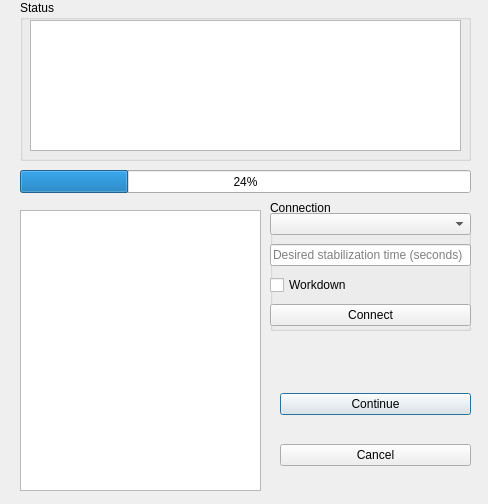
<?xml version="1.0" encoding="UTF-8"?>
<ui version="4.0">
 <class>Dialog</class>
 <widget class="QDialog" name="Dialog">
  <property name="geometry">
   <rect>
    <x>0</x>
    <y>0</y>
    <width>488</width>
    <height>504</height>
   </rect>
  </property>
  <property name="windowTitle">
   <string>Dialog</string>
  </property>
  <widget class="QGroupBox" name="groupBox">
   <property name="geometry">
    <rect>
     <x>20</x>
     <y>0</y>
     <width>451</width>
     <height>161</height>
    </rect>
   </property>
   <property name="title">
    <string>Status</string>
   </property>
   <widget class="QTextEdit" name="statusBrowser">
    <property name="geometry">
     <rect>
      <x>10</x>
      <y>20</y>
      <width>431</width>
      <height>131</height>
     </rect>
    </property>
   </widget>
  </widget>
  <widget class="QTableWidget" name="weightReminder">
   <property name="geometry">
    <rect>
     <x>20</x>
     <y>210</y>
     <width>241</width>
     <height>281</height>
    </rect>
   </property>
  </widget>
  <widget class="QWidget" name="verticalLayoutWidget">
   <property name="geometry">
    <rect>
     <x>280</x>
     <y>370</y>
     <width>191</width>
     <height>121</height>
    </rect>
   </property>
   <layout class="QVBoxLayout" name="verticalLayout">
    <item>
     <widget class="QPushButton" name="continueButton">
      <property name="text">
       <string>Continue</string>
      </property>
     </widget>
    </item>
    <item>
     <widget class="QPushButton" name="cancelButton">
      <property name="text">
       <string>Cancel</string>
      </property>
     </widget>
    </item>
   </layout>
  </widget>
  <widget class="QGroupBox" name="groupBox_2">
   <property name="geometry">
    <rect>
     <x>270</x>
     <y>200</y>
     <width>201</width>
     <height>131</height>
    </rect>
   </property>
   <property name="title">
    <string>Connection</string>
   </property>
   <widget class="QWidget" name="verticalLayoutWidget_2">
    <property name="geometry">
     <rect>
      <x>0</x>
      <y>10</y>
      <width>201</width>
      <height>121</height>
     </rect>
    </property>
    <layout class="QVBoxLayout" name="verticalLayout_2">
     <item>
      <widget class="QComboBox" name="portCombo"/>
     </item>
     <item>
      <widget class="QLineEdit" name="stabTimeEdit">
       <property name="placeholderText">
        <string>Desired stabilization time (seconds)</string>
       </property>
      </widget>
     </item>
     <item>
      <widget class="QCheckBox" name="workdownCheck">
       <property name="toolTip">
        <string>Check if this is a CONTINUATION of a workdown</string>
       </property>
       <property name="text">
        <string>Workdown</string>
       </property>
      </widget>
     </item>
     <item>
      <widget class="QPushButton" name="connectButton">
       <property name="text">
        <string>Connect</string>
       </property>
      </widget>
     </item>
    </layout>
   </widget>
  </widget>
  <widget class="QProgressBar" name="progressBar">
   <property name="geometry">
    <rect>
     <x>20</x>
     <y>170</y>
     <width>451</width>
     <height>23</height>
    </rect>
   </property>
   <property name="value">
    <number>24</number>
   </property>
  </widget>
 </widget>
 <resources/>
 <connections/>
</ui>
